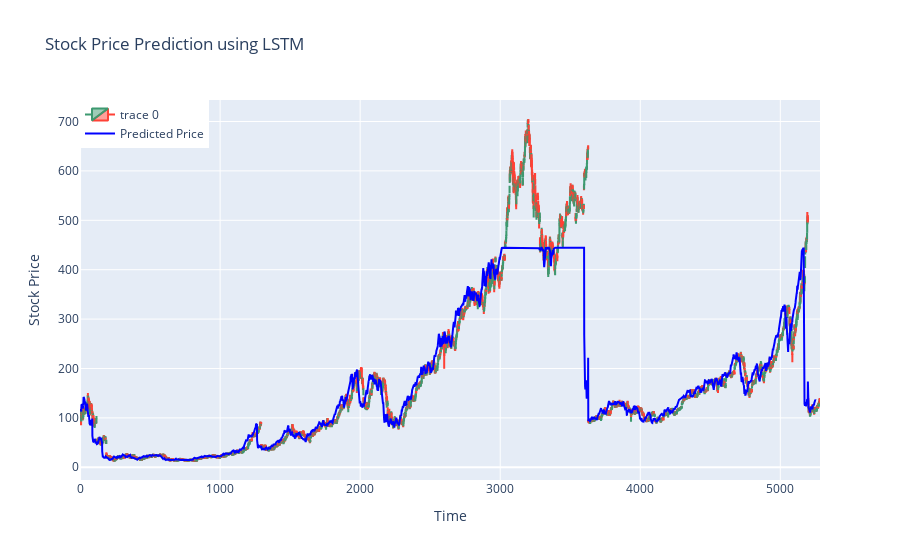

Here is the notebook cell this chart was saved with:
### Code cell
# Plotting the results
fig = go.Figure(data=[go.Candlestick(x=data.index,
                open=data['Open'],
                high=data['High'],
                low=data['Low'],
                close=data['Close'])])
predicted_prices = np.concatenate([train_predictions, test_predictions])

# Prediction
fig.add_trace(go.Scatter(x=data.index, y=predicted_prices.flatten(), mode='lines', name='Predicted Price',line=dict(color='blue')))

# Labels
fig.update_layout(title='Stock Price Prediction using LSTM',
                   xaxis_title='Time',
                   yaxis_title='Stock Price',
                   showlegend=True,
                   legend=dict(x=0, y=1))

fig.update_layout(xaxis_rangeslider_visible=False)

fig.show()

### Figure 1 — Plotly figure (JSON) as saved in the notebook; plotly's stock layout.template omitted (floating-point values rounded to 4 significant figures; data arrays with more than 128 entries replaced by an {"elided": "..."} marker saying what was removed)
{"data": [{"close": {"elided": "5284 float values"}, "high": {"elided": "5284 float values"}, "low": {"elided": "5284 float values"}, "open": {"elided": "5284 float values"}, "type": "candlestick", "x": {"elided": "5284 int values"}}, {"line": {"color": "blue"}, "mode": "lines", "name": "Predicted Price", "type": "scatter", "x": {"elided": "5284 int values"}, "y": {"elided": "5253 float values"}}], "layout": {"legend": {"x": 0, "y": 1}, "showlegend": true, "title": {"text": "Stock Price Prediction using LSTM"}, "xaxis": {"rangeslider": {"visible": false}, "title": {"text": "Time"}}, "yaxis": {"title": {"text": "Stock Price"}}}}
